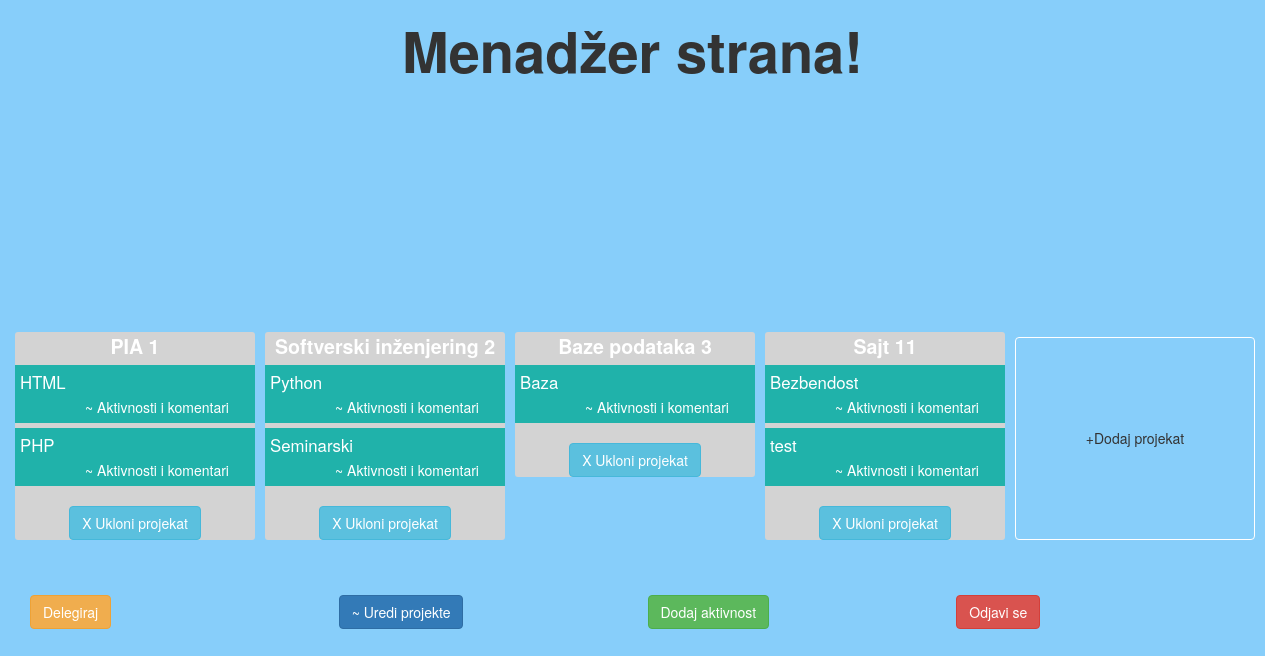
The app's page /menadzerlogin.php with its own data.
### tables this page shows
CREATE TABLE `projekti` (
  `idProjekta` int(50) NOT NULL,
  `naziv` varchar(255) NOT NULL,
  `lokacija` varchar(255) NOT NULL,
  `sprema` varchar(255) NOT NULL,
  `opis` varchar(255) NOT NULL,
  `benefiti` varchar(255) NOT NULL,
  `rok_konkursa` varchar(255) NOT NULL,
  `status` varchar(255) NOT NULL
);

CREATE TABLE `aktivnosti` (
  `idAktivnosti` int(255) NOT NULL,
  `idProjekta` int(255) NOT NULL,
  `naziv` varchar(255) NOT NULL,
  `opis` varchar(255) NOT NULL,
  `status` varchar(255) NOT NULL
);

### menadzerlogin.php (the view, shortened to what this page needs)
<!DOCTYPE html>
<html>
<head>
	<link rel="stylesheet" href="https://maxcdn.bootstrapcdn.com/bootstrap/3.4.1/css/bootstrap.min.css">
	<link rel="stylesheet" type="text/css" href="css/menadzerlogin.css">
</head>
<body>
	<h1>Menadžer strana!</h1>
	<div class="cards">
		<?php
			$conn = OpenCon();
			$sql = "SELECT * FROM projekti";
			$result = $conn->query($sql);
			if ($result->num_rows > 0) {
				while($row = $result->fetch_assoc()) {
					echo '<div class="card">
						<div class="card-title">'. $row["naziv"]. ' ' .$row["idProjekta"].' </div>';
						$id = $row["idProjekta"];
						$sql = "SELECT * FROM aktivnosti WHERE aktivnosti.idProjekta = $id";
						$result2 = $conn->query($sql);
						if ($result2->num_rows > 0) {
							while($row2 = $result2->fetch_assoc()) {
								echo '
								<div class="card-activity">'. $row2["naziv"] . '<button onclick="window.location.href=\'odgovori.php?x='.$row2["idAktivnosti"].'\'" class="dugmeDodaj">~ Aktivnosti i komentari</button></div>';
							}
						}
						echo '<div class="text-center ukloni">
							  	<button name="brisi" class="btn btn-info" onclick="window.location.href=\'menadzerlogin.php?x='.$row["idProjekta"].'\'; confirm(`Sigurno?`)">X Ukloni projekat</button>
							  </div>';
					echo "</div>";
				}
			}
		?>
		<button onclick="window.open('dodajProjekat.php', '_self')" class="btn add-btn">+Dodaj projekat</button>
	</div>
	<div class="container-fluid btn-wrap">
		<div class="col-md-3">
			<button onclick="window.open('delegiranje.php', '_self')" type="button" class="btn-warning btn">Delegiraj</button>
		</div>
		<div class="col-md-3">
			<button onclick="window.open('urediprojekat.php', '_self')" type="button" class="btn btn-primary">~ Uredi projekte</button>
		</div>
		<div class="col-md-3">
			<button onclick="window.open('dodajAktivnost.php', '_self')" type="button" class="btn btn-success">Dodaj aktivnost</button>
		</div>
		<div class="col-md-3">
			<button onclick="window.open('login.php', '_self')" type="button" class="btn-danger btn">Odjavi se</button>
		</div>
	</div>
</body>
</html>

### css/menadzerlogin.css (style rules this page uses)
body { background-color: lightskyblue; }
h1 { text-align: center; font-size: 4em; font-weight: bold; }
.cards { margin-top: 250px; margin-left: 5px; display: grid; grid-auto-columns: 250px; grid-auto-flow: column; }
.card { margin-left: 10px; border-radius: 3px; background-color: lightgray; display: grid; height: max-content; }
.card-title { font-size: 140%; text-align: center; color: white; font-weight: bold; }
.card-activity { margin-top: 5px; color: white; font-size: 120%; background-color: lightseagreen; padding: 5px; }
.card-activity .dugmeDodaj { border: none; background: none; font-size: 14px; padding-left: 60px; margin-left: 5px; }
.btn { margin-top: 5px; }
.add-btn { background: none; border-color: white; margin-left: 10px; }
.ukloni { margin-top: 15px; }
.btn-wrap { margin-top: 50px; }

### records on screen
projekti: naziv "PIA", idProjekta "1"
aktivnosti: naziv "HTML"
aktivnosti: naziv "PHP"
projekti: naziv "Softverski inženjering", idProjekta "2"
aktivnosti: naziv "Python"
aktivnosti: naziv "Seminarski"
projekti: naziv "Baze podataka", idProjekta "3"
aktivnosti: naziv "Baza"
projekti: naziv "Sajt", idProjekta "11"
aktivnosti: naziv "Bezbendost"
aktivnosti: naziv "test"
